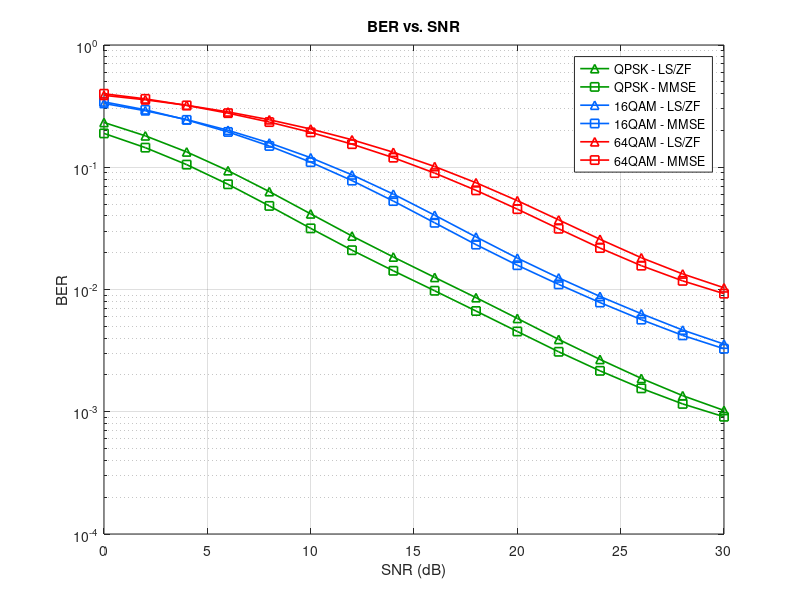
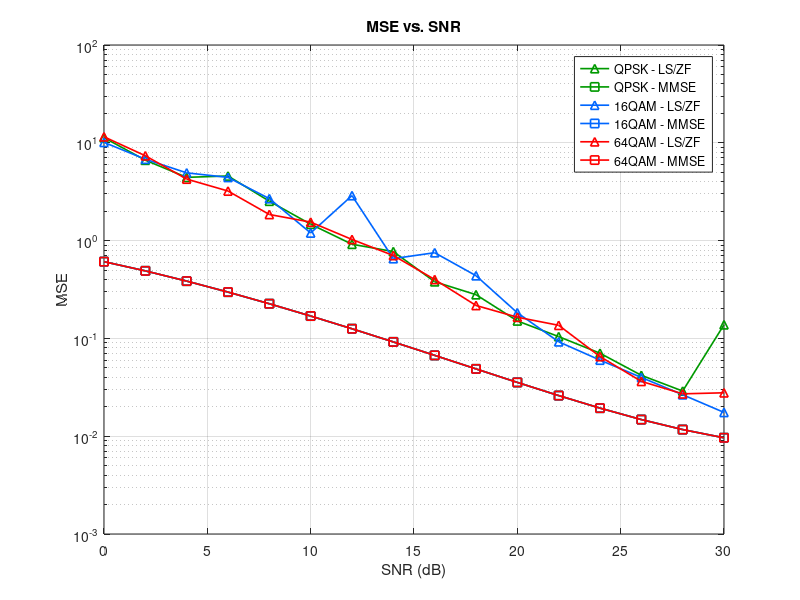

MATLAB code to generate these figures, in order:
% Dữ liệu SNR
snr = 0:2:30;

% ================= BER =================
% BER - QPSK
ber_qpsk_ls = [0.232377, 0.180719, 0.133488, 0.093780, 0.063212, 0.041561, 0.027384, 0.018446, 0.012561, 0.008580, 0.005802, 0.003906, 0.002679, 0.001874, 0.001354, 0.001025];
ber_qpsk_mmse = [0.189151, 0.144662, 0.105078, 0.072554, 0.048268, 0.031632, 0.020957, 0.014222, 0.009766, 0.006669, 0.004536, 0.003094, 0.002161, 0.001554, 0.001159, 0.000910];

% BER - 16QAM
ber_16qam_ls = [0.332519, 0.289872, 0.245368, 0.200672, 0.158089, 0.119696, 0.086668, 0.060282, 0.040527, 0.026916, 0.018068, 0.012456, 0.008775, 0.006336, 0.004659, 0.003576];
ber_16qam_mmse = [0.342624, 0.295042, 0.244019, 0.194430, 0.149310, 0.110097, 0.077760, 0.052906, 0.035124, 0.023294, 0.015801, 0.011012, 0.007822, 0.005669, 0.004214, 0.003277];

% BER - 64QAM
ber_64qam_ls = [0.387630, 0.356179, 0.321263, 0.283671, 0.244650, 0.205537, 0.167809, 0.132676, 0.101361, 0.074718, 0.053314, 0.037118, 0.025752, 0.018192, 0.013409, 0.010329];
ber_64qam_mmse = [0.399237, 0.362557, 0.320501, 0.277064, 0.234194, 0.192935, 0.154513, 0.119719, 0.089589, 0.064746, 0.045424, 0.031385, 0.021836, 0.015665, 0.011766, 0.009245];

% Vẽ BER
figure;
semilogy(snr, ber_qpsk_ls, 'g^-', 'Color', [0 0.6 0] , 'LineWidth', 1.2); hold on;
semilogy(snr, ber_qpsk_mmse, 'gs-', 'Color', [0 0.6 0], 'LineWidth', 1.2);
semilogy(snr, ber_16qam_ls, 'b^-', 'Color', [0 0.4 1], 'LineWidth', 1.2);
semilogy(snr, ber_16qam_mmse, 'bs-', 'Color', [0 0.4 1], 'LineWidth', 1.2);
semilogy(snr, ber_64qam_ls, 'r^-', 'Color', [1 0 0], 'LineWidth', 1.2);
semilogy(snr, ber_64qam_mmse, 'rs-', 'Color', [1 0 0], 'LineWidth', 1.2);
xlabel('SNR (dB)'); ylabel('BER'); grid on;
legend('QPSK - LS/ZF', 'QPSK - MMSE', ...
       '16QAM - LS/ZF', '16QAM - MMSE', ...
       '64QAM - LS/ZF', '64QAM - MMSE');
title('BER vs. SNR');

% ================= MSE =================
% MSE - QPSK
mse_qpsk_ls = [11.27928, 6.64001, 4.43452, 4.57825, 2.52938, 1.46979, 0.91804, 0.77247, 0.37957, 0.27998, 0.15094, 0.10432, 0.07053, 0.04194, 0.02895, 0.13792];
mse_qpsk_mmse = [0.60896, 0.49030, 0.38556, 0.29761, 0.22607, 0.16937, 0.12542, 0.09203, 0.06710, 0.04875, 0.03550, 0.02602, 0.01938, 0.01480, 0.01169, 0.00963];

% MSE - 16QAM
mse_16qam_ls = [10.10392, 6.79539, 4.92913, 4.42824, 2.68623, 1.19682, 2.88554, 0.65447, 0.75206, 0.43777, 0.18289, 0.09235, 0.05999, 0.03989, 0.02654, 0.01751];
mse_16qam_mmse = [0.60905, 0.49019, 0.38564, 0.29757, 0.22604, 0.16935, 0.12537, 0.09204, 0.06710, 0.04873, 0.03550, 0.02601, 0.01937, 0.01479, 0.01169, 0.00963];

% MSE - 64QAM
mse_64qam_ls = [11.51611, 7.37180, 4.25665, 3.21317, 1.84959, 1.54507, 1.02719, 0.70389, 0.40028, 0.21715, 0.16471, 0.13611, 0.06525, 0.03636, 0.02711, 0.02779];
mse_64qam_mmse = [0.60905, 0.49026, 0.38539, 0.29769, 0.22617, 0.16935, 0.12547, 0.09202, 0.06708, 0.04877, 0.03547, 0.02603, 0.01937, 0.01478, 0.01168, 0.00963];

% Vẽ MSE
figure;
semilogy(snr, mse_qpsk_ls, 'g^-', 'Color', [0 0.6 0] , 'LineWidth', 1.2); hold on;
semilogy(snr, mse_qpsk_mmse, 'gs-', 'Color', [0 0.6 0], 'LineWidth', 1.2);
semilogy(snr, mse_16qam_ls, 'b^-', 'Color', [0 0.4 1], 'LineWidth', 1.2);
semilogy(snr, mse_16qam_mmse, 'bs-', 'Color', [0 0.4 1], 'LineWidth', 1.2);
semilogy(snr, mse_64qam_ls, 'r^-', 'Color', [1 0 0], 'LineWidth', 1.2);
semilogy(snr, mse_64qam_mmse, 'rs-', 'Color', [1 0 0], 'LineWidth', 1.2);
xlabel('SNR (dB)'); ylabel('MSE'); grid on;
legend('QPSK - LS/ZF', 'QPSK - MMSE', ...
       '16QAM - LS/ZF', '16QAM - MMSE', ...
       '64QAM - LS/ZF', '64QAM - MMSE');
title('MSE vs. SNR');
